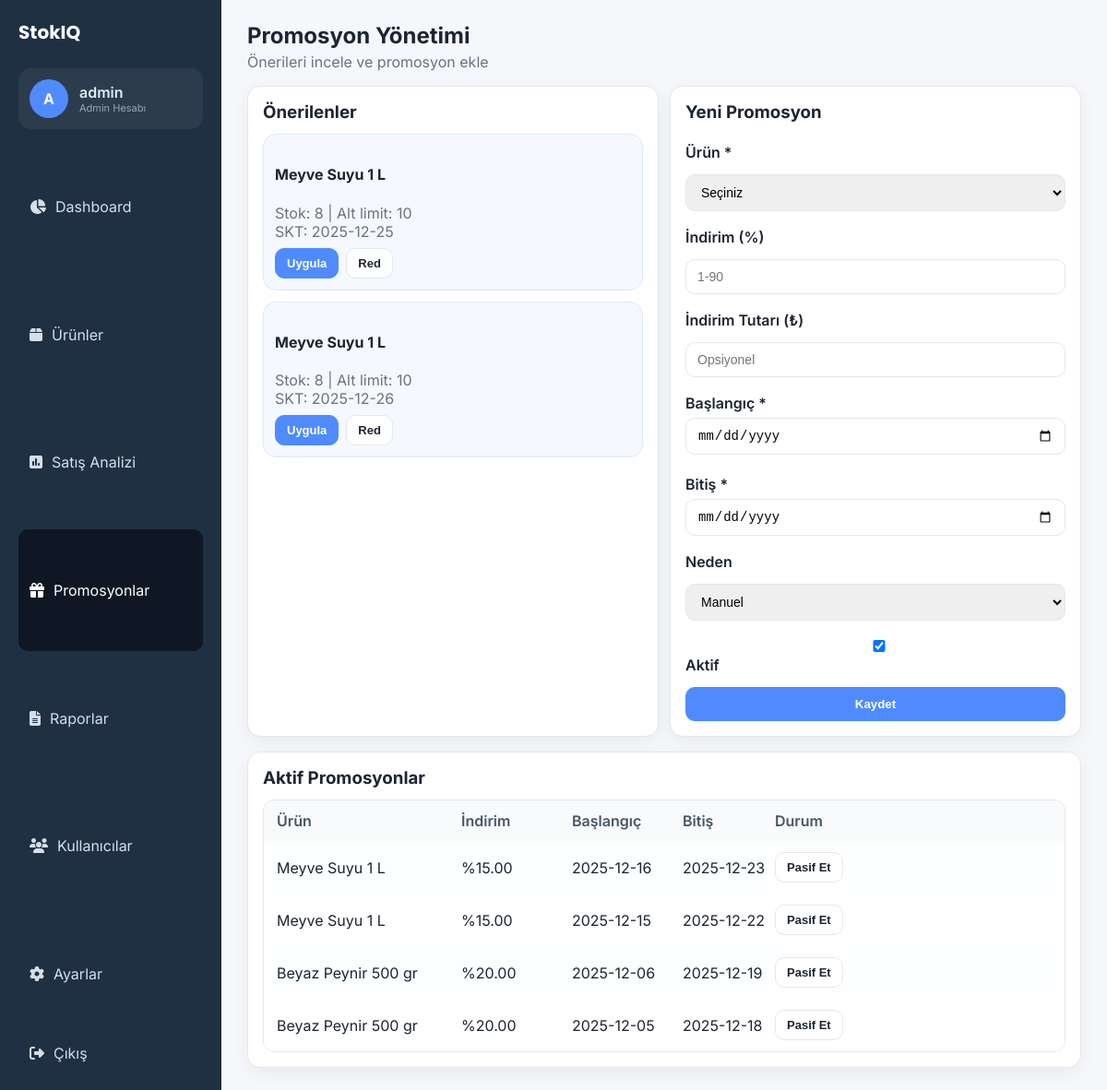
Screenshot of /promotions.php (signed in) with the database file from the repository.
### tables this page shows
CREATE TABLE IF NOT EXISTS `urunler` (
  `urun_id` int NOT NULL AUTO_INCREMENT,
  `barkod` varchar(50) DEFAULT NULL,
  `urun_adi` varchar(150) NOT NULL,
  `kategori_id` int NOT NULL,
  `alis_fiyat` decimal(10,2) DEFAULT NULL,
  `satis_fiyat` decimal(10,2) NOT NULL,
  `stok_miktar` int NOT NULL DEFAULT '0',
  `stok_alt_limit` int NOT NULL DEFAULT '0',
  `skt` date DEFAULT NULL,
  `birim` enum('adet','kg','lt') NOT NULL DEFAULT 'adet',
  `aktif_mi` tinyint(1) NOT NULL DEFAULT '1',
  PRIMARY KEY (`urun_id`),
  KEY `fk_urun_kategori` (`kategori_id`)
);

CREATE TABLE IF NOT EXISTS `promosyonlar` (
  `promosyon_id` int NOT NULL AUTO_INCREMENT,
  `urun_id` int NOT NULL,
  `indirim_yuzde` decimal(5,2) DEFAULT NULL,
  `indirim_tutar` decimal(10,2) DEFAULT NULL,
  `baslangic_tarih` date NOT NULL,
  `bitis_tarih` date NOT NULL,
  `neden` enum('SKT_YAKLASIYOR','STOK_FAZLA','MANUEL') NOT NULL,
  `aktif_mi` tinyint(1) NOT NULL DEFAULT '1',
  PRIMARY KEY (`promosyon_id`),
  KEY `fk_promosyon_urun` (`urun_id`)
);

### public/promotions.php (the view, shortened to what this page needs)
<?php
require_once __DIR__ . '/layout.php';
$pdo = get_db_connection();
$config = require __DIR__ . '/../app/config.php';
$sktEsikGun = (int)($config['skt_esik_gun'] ?? 7);
$activePromos = $pdo->query("
    SELECT p.*, u.urun_adi
    FROM promosyonlar p
    JOIN urunler u ON u.urun_id = p.urun_id
    WHERE p.aktif_mi = 1
    ORDER BY p.baslangic_tarih DESC
")->fetchAll();
$suggestStmt = $pdo->prepare("
    SELECT urun_id, urun_adi, stok_miktar, stok_alt_limit, skt
    FROM urunler
    WHERE aktif_mi = 1
      AND (
            (skt IS NOT NULL AND DATEDIFF(skt, CURDATE()) BETWEEN 0 AND :esik)
         OR (stok_miktar <= stok_alt_limit AND stok_miktar > 0)
      )
    ORDER BY skt ASC
    LIMIT 3
");
$suggestStmt->execute([':esik' => $sktEsikGun]);
$suggestions = $suggestStmt->fetchAll();
?>
<div class="grid two">
    <div class="card">
        <div class="card-header">
            <h3>Önerilenler</h3>
        </div>
        <div class="grid promos">
            <?php foreach ($suggestions as $s): ?>
                <div class="promo-card">
                    <h4><?php echo htmlspecialchars($s['urun_adi']); ?></h4>
                    <p class="muted">Stok: <?php echo (int)$s['stok_miktar']; ?> | Alt limit: <?php echo (int)$s['stok_alt_limit']; ?></p>
                    <p class="muted">SKT: <?php echo $s['skt'] ?: 'Yok'; ?></p>
                    <div class="promo-actions">
                        <button class="btn primary small">Uygula</button>
                        <button class="btn ghost small">Red</button>
                    </div>
                </div>
            <?php endforeach; ?>
        </div>
    </div>
    <div class="card">
        <div class="card-header between">
            <h3>Yeni Promosyon</h3>
        </div>
        <form method="post" class="form">
            <label>Ürün *</label>
            <select name="urun_id" required>
                <option value="">Seçiniz</option>
            </select>
            <label>İndirim (%)</label>
            <input type="number" step="0.01" name="indirim_yuzde" placeholder="1-90">
            <label>İndirim Tutarı (₺)</label>
            <input type="number" step="0.01" name="indirim_tutar" placeholder="Opsiyonel">
            <div class="grid two">
                <div>
                    <label>Başlangıç *</label>
                    <input type="date" name="baslangic_tarih" required>
                </div>
                <div>
                    <label>Bitiş *</label>
                    <input type="date" name="bitis_tarih" required>
                </div>
            </div>
            <label>Neden</label>
            <select name="neden">
                <option value="MANUEL" selected>Manuel</option>
            </select>
            <label><input type="checkbox" name="aktif_mi" checked> Aktif</label>
            <button class="btn primary" type="submit">Kaydet</button>
        </form>
    </div>
</div>
<div class="card">
        <div class="card-header">
            <h3>Aktif Promosyonlar</h3>
        </div>
    <div class="table">
        <div class="table-head">
            <div>Ürün</div>
            <div>İndirim</div>
            <div>Başlangıç</div>
            <div>Bitiş</div>
            <div>Durum</div>
        </div>
        <?php foreach ($activePromos as $p): ?>
            <div class="table-row">
                <div><?php echo htmlspecialchars($p['urun_adi']); ?></div>
                <div>
                    <?php
                    if ($p['indirim_yuzde']) {
                        echo '%' . $p['indirim_yuzde'];
                    } elseif ($p['indirim_tutar']) {
                        echo '₺' . $p['indirim_tutar'];
                    } else {
                        echo '-';
                    }
                    ?>
                </div>
                <div><?php echo $p['baslangic_tarih']; ?></div>
                <div><?php echo $p['bitis_tarih']; ?></div>
                <div>
                    <form method="post" style="display:inline;" onsubmit="return confirm('Bu promosyonu pasif etmek istediğinize emin misiniz?');">
                        <button class="btn small ghost" type="submit">Pasif Et</button>
                    </form>
                </div>
            </div>
        <?php endforeach; ?>
    </div>
</div>

### public/assets.css (style rules this page uses)
:root { --bg: #f5f7fb; --sidebar: #1f3042; --primary: #4f8bff; --primary-dark: #2f6ee6; --success: #2ebf6c; --warning: #f2a93b; --danger: #e74c3c; --info: #6c7ffb; --text: #1d2433; --muted: #6b7280; --card: #ffffff; --border: #e5e7eb; --radius: 14px; }
* { box-sizing: border-box; }
body { margin: 0; font-family: 'Inter', system-ui, -apple-system, sans-serif; background: var(--bg); color: var(--text); }
.card { background: var(--card); border-radius: var(--radius); padding: 16px; border: 1px solid var(--border); box-shadow: 0 6px 20px rgba(17,24,39,0.05); }
.card-header { display: flex; align-items: center; justify-content: space-between; margin-bottom: 12px; gap: 12px; }
.card-header h3 { margin: 0; }
.muted { color: var(--muted); margin: 0; }
.grid { display: grid; gap: 12px; }
.grid.two { grid-template-columns: repeat(auto-fit,minmax(320px,1fr)); }
.grid.promos { grid-template-columns: repeat(auto-fit,minmax(240px,1fr)); }
.table { width: 100%; border: 1px solid var(--border); border-radius: 12px; overflow: hidden; }
.table-head, .table-row { display: grid; grid-template-columns: 2fr 1.2fr 1.2fr 1fr 1fr 1fr 1fr; padding: 12px 14px; align-items: center; }
.table-head { background: #f8fafc; font-weight: 600; color: #475569; }
.table-row:nth-child(odd) { background: #fff; }
.table-row:nth-child(even) { background: #fdfefe; }
.btn { display: inline-flex; align-items: center; justify-content: center; gap: 6px; padding: 10px 14px; border-radius: 10px; border: 1px solid var(--border); background: #fff; cursor: pointer; font-weight: 600; }
.btn.primary { background: var(--primary); color: #fff; border-color: var(--primary); }
.btn.ghost { background: #fff; color: var(--text); }
.btn.small { padding: 8px 12px; font-size: 13px; }
input, select, textarea { width: 100%; padding: 10px 12px; border: 1px solid var(--border); border-radius: 10px; font-size: 14px; }
label { display: block; margin: 10px 0 6px; font-weight: 600; }
.form { display: grid; gap: 8px; }
.promo-card { background: #f5f9ff; border: 1px solid #dce8ff; border-radius: var(--radius); padding: 12px; }
.promo-actions { display: flex; gap: 8px; margin-top: 8px; }

### rows the page displays
urunler: urun_adi "Meyve Suyu 1 L", stok_miktar "8", stok_alt_limit "10", skt "2025-12-25"
urunler: urun_adi "Meyve Suyu 1 L", stok_miktar "8", stok_alt_limit "10", skt "2025-12-26"
promosyonlar: urun.urun_adi "Meyve Suyu 1 L", indirim_yuzde "15.00", baslangic_tarih "2025-12-16", bitis_tarih "2025-12-23"
promosyonlar: urun.urun_adi "Meyve Suyu 1 L", indirim_yuzde "15.00", baslangic_tarih "2025-12-15", bitis_tarih "2025-12-22"
promosyonlar: urun.urun_adi "Beyaz Peynir 500 gr", indirim_yuzde "20.00", baslangic_tarih "2025-12-06", bitis_tarih "2025-12-19"
promosyonlar: urun.urun_adi "Beyaz Peynir 500 gr", indirim_yuzde "20.00", baslangic_tarih "2025-12-05", bitis_tarih "2025-12-18"

### other values shown
$initial "A"
$displayName "admin"
$role "Admin"
$item['label'] "Dashboard"
$item['label'] "Ürünler"
$item['label'] "Satış Analizi"
$item['label'] "Promosyonlar"
$item['label'] "Raporlar"
$item['label'] "Kullanıcılar"
$item['label'] "Ayarlar"
$title "Promosyon Yönetimi"
$subtitle "Önerileri incele ve promosyon ekle"
